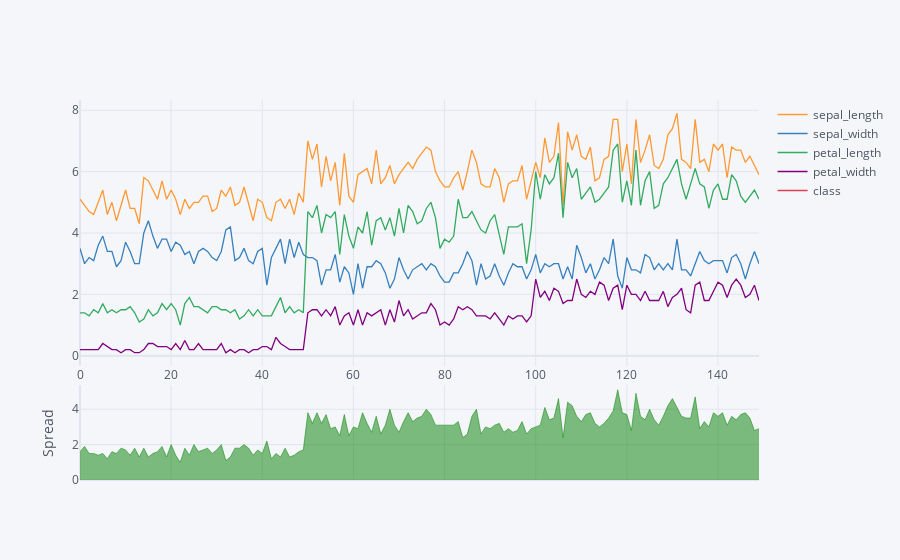

Here is the notebook cell this chart was saved with:
### Code cell
# spread plot for the features present in the given iris dataset
# The spread plot shows the spread between two or more than numerical columns at any particular point.
_ = df.iplot(kind='spread')

### Figure 1 — Plotly figure (JSON) as saved in the notebook; plotly's stock layout.template omitted (floating-point values rounded to 4 significant figures; data arrays with more than 128 entries replaced by an {"elided": "..."} marker saying what was removed)
{"data": [{"line": {"color": "rgba(255, 153, 51, 1.0)", "dash": "solid", "shape": "linear", "width": 1.3}, "mode": "lines", "name": "sepal_length", "text": "", "type": "scatter", "x": {"elided": "150 int values"}, "y": {"elided": "150 float values"}}, {"line": {"color": "rgba(55, 128, 191, 1.0)", "dash": "solid", "shape": "linear", "width": 1.3}, "mode": "lines", "name": "sepal_width", "text": "", "type": "scatter", "x": {"elided": "150 int values"}, "y": {"elided": "150 float values"}}, {"line": {"color": "rgba(50, 171, 96, 1.0)", "dash": "solid", "shape": "linear", "width": 1.3}, "mode": "lines", "name": "petal_length", "text": "", "type": "scatter", "x": {"elided": "150 int values"}, "y": {"elided": "150 float values"}}, {"line": {"color": "rgba(128, 0, 128, 1.0)", "dash": "solid", "shape": "linear", "width": 1.3}, "mode": "lines", "name": "petal_width", "text": "", "type": "scatter", "x": {"elided": "150 int values"}, "y": {"elided": "150 float values"}}, {"line": {"color": "rgba(219, 64, 82, 1.0)", "dash": "solid", "shape": "linear", "width": 1.3}, "mode": "lines", "name": "class", "text": "", "type": "scatter", "x": {"elided": "150 int values"}, "y": {"elided": "150 str values"}}, {"connectgaps": false, "fill": "tozeroy", "line": {"color": "green", "dash": "solid", "shape": "linear", "width": 0.5}, "mode": "lines", "name": "Spread", "showlegend": false, "type": "scatter", "x": {"elided": "150 int values"}, "xaxis": "x2", "y": {"elided": "150 float values"}, "yaxis": "y2"}, {"connectgaps": false, "fill": "tozeroy", "line": {"color": "red", "dash": "solid", "shape": "linear", "width": 0.5}, "mode": "lines", "name": "Spread", "showlegend": false, "type": "scatter", "x": {"elided": "150 int values"}, "xaxis": "x2", "y": {"elided": "150 str values"}, "yaxis": "y2"}], "layout": {"hovermode": "x", "legend": {"bgcolor": "#F5F6F9", "font": {"color": "#4D5663"}}, "paper_bgcolor": "#F5F6F9", "plot_bgcolor": "#F5F6F9", "title": {"font": {"color": "#4D5663"}}, "xaxis": {"gridcolor": "#E1E5ED", "showgrid": true, "tickfont": {"color": "#4D5663"}, "title": {"font": {"color": "#4D5663"}, "text": ""}, "zerolinecolor": "#E1E5ED"}, "xaxis2": {"anchor": "y2", "gridcolor": "#E1E5ED", "showgrid": true, "showticklabels": false, "tickfont": {"color": "#4D5663"}, "title": {"font": {"color": "#4D5663"}, "text": ""}, "zerolinecolor": "#E1E5ED"}, "yaxis": {"domain": [0.3, 1], "gridcolor": "#E1E5ED", "showgrid": true, "tickfont": {"color": "#4D5663"}, "title": {"font": {"color": "#4D5663"}, "text": ""}, "zerolinecolor": "#E1E5ED"}, "yaxis2": {"domain": [0, 0.25], "gridcolor": "#E1E5ED", "showgrid": true, "tickfont": {"color": "#4D5663"}, "title": {"font": {"color": "#4D5663"}, "text": "Spread"}, "zerolinecolor": "#E1E5ED"}}}
